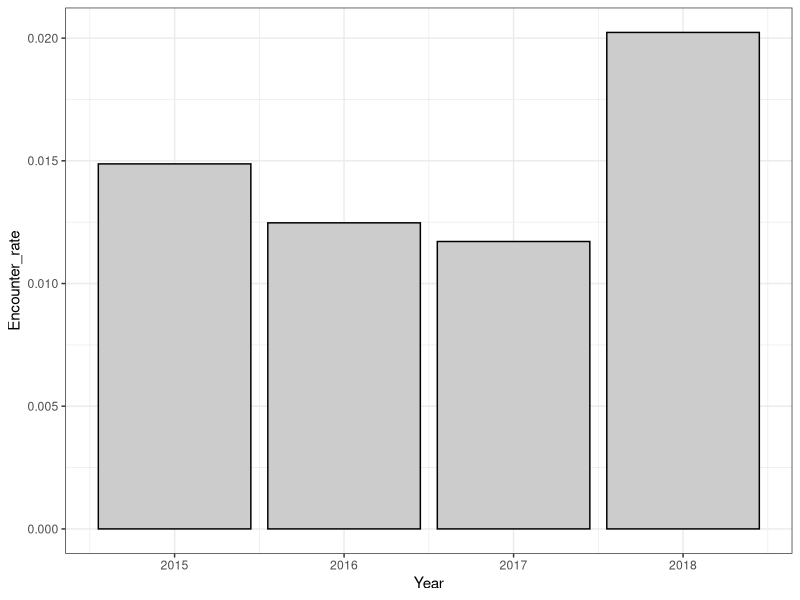
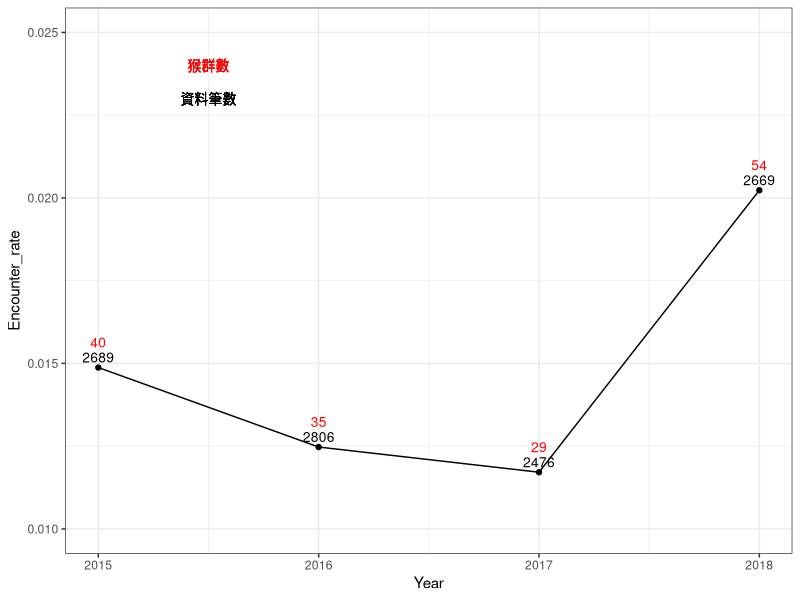
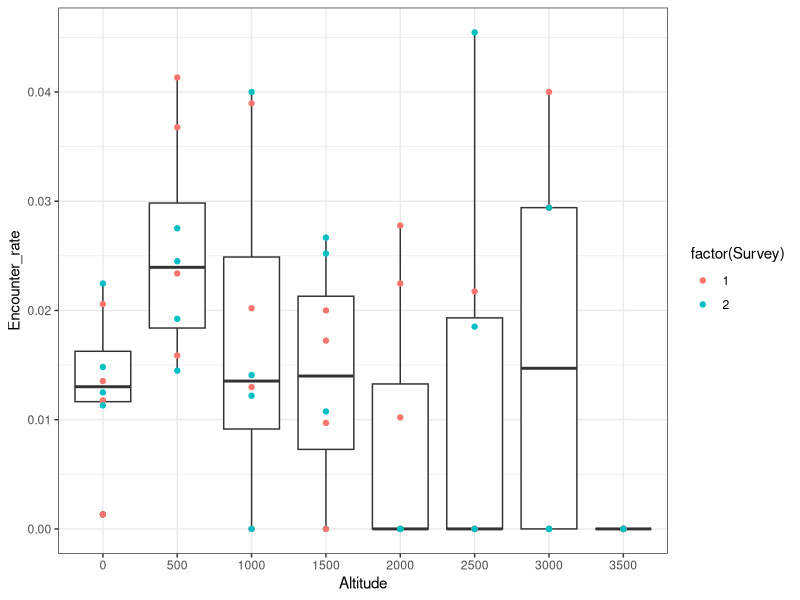
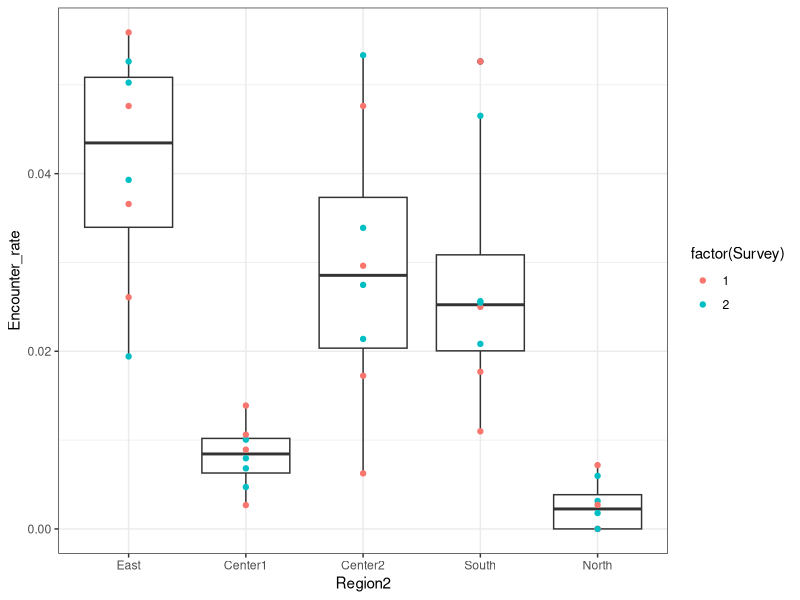
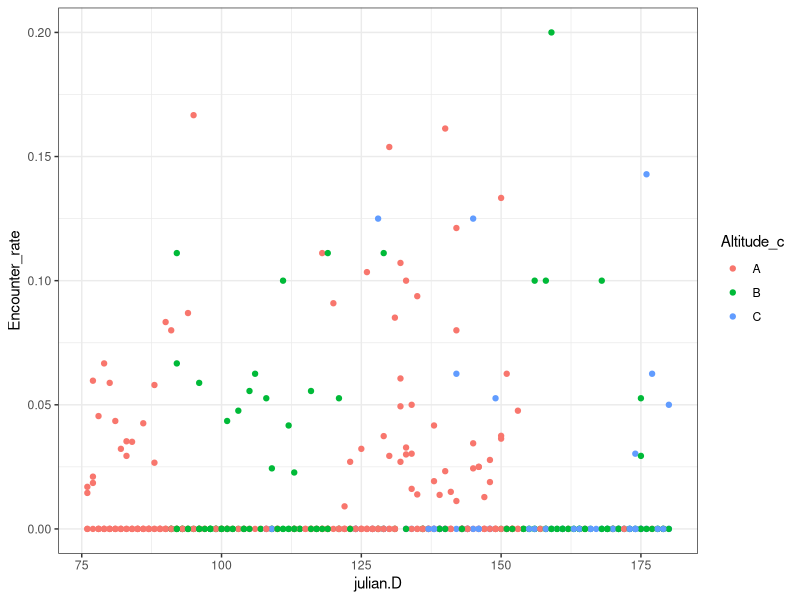
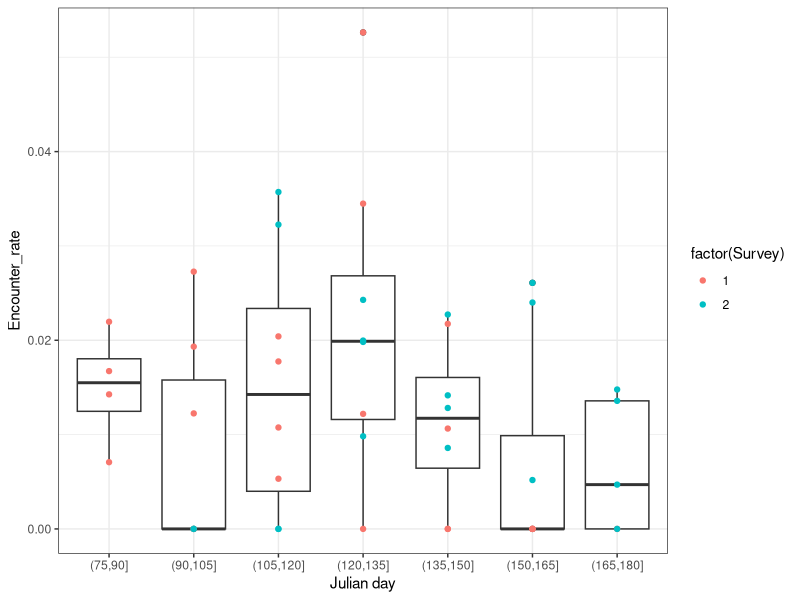
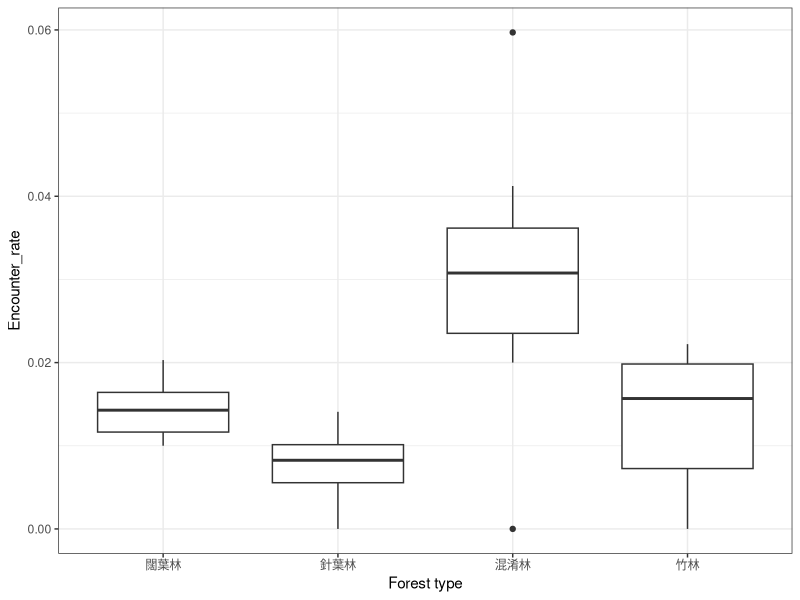
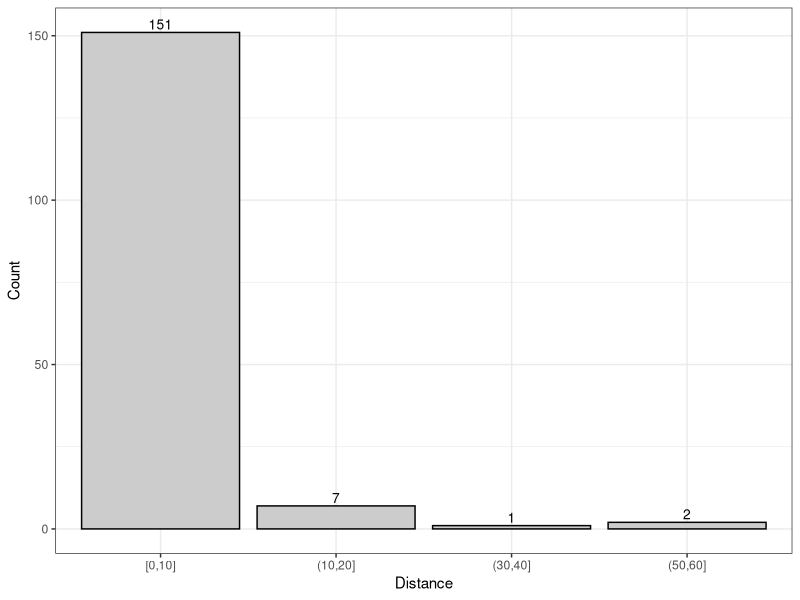

Recreate these plots in R, in order.
#---- load library

library(data.table)
library(magrittr)
library(readxl)
library(tidyr)
library(purrr)
library(dplyr)
library(writexl)
library(ggplot2)
library(lattice)
#library(reshape2)

#Original data---- 

M.data <- read_excel("./data/clean/for analysis.xlsx",
                     sheet=1) %>% setDT %>% 
  .[, DATE := as.IDate(paste(Year, Month, Day, sep = "/"))] %>% 
  .[TypeName %like% "混", TypeName.n := "混淆林"] %>% 
  .[TypeName %like% "竹林", TypeName.n := "竹林"] %>% 
  .[TypeName %like% "闊葉", TypeName.n := "闊葉林"] %>% 
  .[TypeName %like% "針葉", TypeName.n := "針葉林"] %>% 
  .[, TypeName.1 := ifelse(Distance>20, "非森林", TypeName.n)] %>% 
  .[, TypeName.1 := ordered(TypeName.1,c("闊葉林", "針葉林","混淆林","竹林","非森林"))] %>% 
  .[, County := ordered(County,
                        c("宜蘭縣","基隆市","台北市","臺北市",
                          "新北市","台北縣","臺北縣",
                          "桃園縣","桃園市","新竹市",
                          "新竹縣","苗栗縣",
                          "台中市","臺中市","台中縣","臺中縣",
                          "彰化縣","南投縣","南投市",
                          "雲林縣","嘉義縣","嘉義市",
                          "台南市","臺南市","台南縣","臺南縣",
                          "高雄縣","高雄市",
                          "屏東縣", "花蓮縣",
                          "台東縣","臺東縣"))] %>% 
  
  .[County %in% list("宜蘭縣","基隆市","台北市","臺北市",
                     "新北市","台北縣","臺北縣",
                     "桃園縣","桃園市","新竹市",
                     "新竹縣","苗栗縣"), Region := "North"] %>%
  .[County %in% list("台中市","臺中市",
                     "台中縣","臺中縣",
                     "彰化縣","南投縣","南投市",
                     "雲林縣","嘉義縣","嘉義市"), Region := "Center"] %>%
  .[County %in% list("台南市","臺南市",
                     "台南縣","臺南縣",
                     "高雄縣","高雄市",
                     "屏東縣"), Region := "South"]%>%
  .[County %in% list("花蓮縣",
                     "台東縣","臺東縣"), Region := "East"] %>% 
  .[, julian.D := yday(DATE)] %>% 
  .[, Altitude_c := substr(Site_N,1,1)] %>% setDT %>% 
  
  .[julian.D > 75 & julian.D <= 180, ] %>% 
  
  .[County %in% list("宜蘭縣","基隆市","台北市","臺北市",
                     "新北市","台北縣","臺北縣",
                     "桃園縣","桃園市","新竹市",
                     "新竹縣","苗栗縣"), Region2 := "North"] %>% 
  .[County %in% list("台中市","臺中市",
                     "台中縣","臺中縣",
                     "彰化縣","南投縣","南投市"), Region2 := "Center1"] %>% 
  .[County %in% list("雲林縣","嘉義縣","嘉義市",
                     "台南市","臺南市",
                     "台南縣","臺南縣"), Region2 := "Center2"] %>%
  .[County %in% list("高雄縣","高雄市",
                     "屏東縣"), Region2 := "South"]%>%
  .[County %in% list("花蓮縣",
                     "台東縣","臺東縣"), Region2 := "East"] 




M.data$Year %<>% as.numeric
M.data$Survey %<>% as.numeric
M.data$Point %<>% as.numeric
M.data$Macaca_sur %<>% as.numeric
M.data$Month %<>% as.numeric
M.data$Day %<>% as.numeric
M.data$Distance %<>% as.numeric


M.data %>%.[Macaca_sur %in%1,] %>% .[, .N]
M.data %>% 
  .[Year < 2019,] %>% 
  .[!(TypeName.1 %in% "非森林"),] %>% 
  .[is.na(Macaca_sur), Macaca_sur := 0] %>%
  .[Macaca_dist %in% "C", Macaca_sur := 0] %>% setDT %>%
  .[,list(TypeName)] %>%
  table %>% data.frame()
#-----------------------------------

M.data %>%  
  .[Macaca_dist %in% "C", Macaca_sur := NA] %>% 
  .[Macaca_sur %in%1,] %>%
  .[,.(ll=length(Macaca_sur),
       mm=length(unique(Site_N)),
       kk=length(unique(paste0(Site_N,"-",Point)))), by = list(Year,  County)]%>%
  dcast(.,County ~ Year , value.var = c( "ll","mm","kk"))



M.data %>%   
  .[Macaca_dist %in% "C", Macaca_sur := NA] %>% 
  .[Macaca_sur %in% 0 & !is.na(Macaca_dist),] %>% 
  .[,.(ll=length(Macaca_sur),
       mm=length(unique(Site_N)),
       kk=length(unique(paste0(Site_N,"-",Point)))), by = list(Year,  County)]%>%
  dcast(.,County ~ Year , value.var = c( "ll","mm","kk"))





M.data %>%    
  .[Macaca_dist %in% "C", Macaca_sur := NA] %>% 
  .[,.(ll=length(Macaca_sur), M = sum(Macaca_sur,na.rm=T)), by = list(Year, Survey, TypeName.1)]%>%
  dcast(.,Year + Survey ~ TypeName.1, value.var = c("ll", "M"))


#------------------------------------------
M.data %>% setDT %>% 
  .[Year < 2019,] %>% 
  .[!(TypeName.1 %in% "非森林"),] %>% 
  .[is.na(Macaca_sur), Macaca_sur := 0] %>% 
  
  .[, .(V1 = sum(Macaca_sur),.N), by= list(Year)] %>% 
  .[, Encounter_rate := V1/N] %>% 
  
  ggplot(., aes( Year, Encounter_rate)) +
  geom_bar(stat="identity", colour = "black", fill=gray(0.8)) +
  theme_bw() + 
  xlab("Year")

M.data %>% 
  .[Year < 2019,] %>% 
  .[!(TypeName.1 %in% "非森林"),] %>% 
  .[is.na(Macaca_sur), Macaca_sur := 0] %>%
  .[Macaca_dist %in% "C", Macaca_sur := 0] %>% 
  .[, .(V1 = sum(Macaca_sur),.N), by= list(Year)] %>% 
  .[, Encounter_rate := V1/N] %>% 
  
  ggplot(., aes( Year, Encounter_rate)) +
  geom_text(aes(label=V1), vjust=-2, color="red", size=3.5)+
  geom_text(aes(label=N), vjust=-0.5, color="black", size=3.5)+
  geom_text(aes(x=2015.5, y=0.024,label="猴群數"),  color="red", size=3.5)+
  geom_text(aes(x=2015.5, y=0.023,label="資料筆數"),  color="black", size=3.5)+
  geom_point()+geom_line() +
  ylim(0.010,0.025)+
  theme_bw() + 
  xlab("Year")




  

M.data %>% 
  .[Year < 2019,] %>% 
  #.[!(TypeName.1 %in% "非森林"),] %>% 
  .[is.na(Macaca_sur), Macaca_sur := 0] %>% 
  .[Macaca_sur %in% 1, .N, list(TypeName.1, Macaca_dist)] %>% 
  dcast(., TypeName.1~Macaca_dist, value.var = "N")


M.data %>% 
  .[Year < 2019,] %>% 
  .[!(TypeName.1 %in% "非森林"),] %>% 
  .[is.na(Macaca_sur), Macaca_sur := 0] %>%
  .[Macaca_dist %in% "C", Macaca_sur := 0] %>% 
  .[, Altitude_f := cut(Altitude,
                        breaks = c(seq(0,4000,500)),
                        labels = c(seq(0,3500,500)),
                        include.lowest = T)] %>% 
  .[, .(V1 = sum(Macaca_sur),.N), by= list(Year, Survey, Altitude_f)] %>% 
  .[, Encounter_rate := V1/N] %>% 

ggplot(., aes( Altitude_f, Encounter_rate)) + geom_boxplot() +
  geom_point(aes(colour = factor(Survey))) +
  theme_bw() + 
  xlab("Altitude")


M.data %>% 
  .[Year < 2019,] %>% 
  .[!(TypeName.1 %in% "非森林"),] %>% 
  .[is.na(Macaca_sur), Macaca_sur := 0] %>% 
  .[Macaca_dist %in% "C", Macaca_sur := 0] %>% 
  .[, Region2 := ordered(Region2, c("East", "Center1", "Center2", "South", "North"))] %>% 
  .[, .(V1 = sum(Macaca_sur),.N), by= list(Year, Survey, Region2)] %>% 
  .[, Encounter_rate := V1/N] %>% 

ggplot(., aes( Region2, Encounter_rate))+geom_boxplot()  +
  geom_point(aes(colour = factor(Survey))) + theme_bw()

M.data %>% 
  .[Year < 2019,] %>% 
  .[!(TypeName.1 %in% "非森林"),] %>% 
  .[is.na(Macaca_sur), Macaca_sur := 0] %>%  
  .[Macaca_dist %in% "C", Macaca_sur := 0] %>%
  .[, .(V1 = sum(Macaca_sur),.N), by= list(Year, julian.D, Altitude_c )] %>% 
  .[, Encounter_rate := V1/N] %>% 

ggplot(., aes(julian.D, Encounter_rate, colour = Altitude_c))+
  geom_point() + theme_bw()


M.data %>% 
  .[Year < 2019,] %>% 
  .[!(TypeName.1 %in% "非森林"),] %>% 
  .[is.na(Macaca_sur), Macaca_sur := 0] %>% 
  .[Macaca_dist %in% "C", Macaca_sur := 0] %>%
  .[, julian.D_f := cut(julian.D,
                        breaks = c(seq(0,210,15)),
                        include.lowest = T)] %>% 
  .[, .(V1 = sum(Macaca_sur),.N), by= list(Year, Survey, julian.D_f)] %>% 
  .[, Encounter_rate := V1/N]  %>% 

ggplot(., aes(julian.D_f, Encounter_rate))+
  geom_boxplot() +
  geom_point(aes(colour = factor(Survey))) + theme_bw() + 
  xlab("Julian day")





M.data %>% 
  .[Year < 2019,] %>% 
  .[!(TypeName.1 %in% "非森林"),] %>% 
  .[Macaca_dist %in% "C", Macaca_sur := 0] %>%
  .[is.na(Macaca_sur), Macaca_sur := 0] %>%
  .[, TypeName.1:= ordered(TypeName.1, c("闊葉林", "針葉林", "混淆林", "竹林"))] %>% 
  .[, .(V1 = sum(Macaca_sur),.N), by= list(Year, Survey, TypeName.1)]  %>% 
  .[, Encounter_rate := V1/N] %>% 
  
  ggplot(., aes( TypeName.1, Encounter_rate))+geom_boxplot() + theme_bw()+ 
  xlab("Forest type")



M.data %>%setDT %>% 
  .[Year < 2019,] %>% 
  .[Macaca_sur %in% 1,DD := cut(Distance, breaks = seq(0,100,10),
                                ordered_result = T,
                                include.lowest = T)] %>% 
  .[Macaca_sur %in% 1,.(D2 = .N), by = list(DD)] %>% 
  ggplot(., aes(x=DD, y=D2)) +
  geom_bar(stat="identity", colour = "black", fill=gray(0.8))+
  geom_text(aes(label=D2), vjust=-0.3, color="black", size=3.5)+
  theme_bw()+
  xlab("Distance")+
  ylab("Count")

  
M.data %>% 
  .[Year < 2019,] %>% 
  .[!(TypeName.1 %in% "非森林"),] %>% 
  .[is.na(Macaca_sur), Macaca_sur := 0] %>%
  .[, .(V1 = sum(Macaca_sur),.N), by= list(Year, Region2)]  %>% 
  .[, Encounter_rate := V1/N] %>% 
  
  ggplot(., aes( Year, Encounter_rate, group = Region2, col= Region2))+
  geom_point() +
  geom_line()+ 
  theme_bw()+ 
  xlab("Year")


M.data %>% 
  .[Year < 2019,] %>% 
  .[!(TypeName.1 %in% "非森林"),] %>% 
  .[is.na(Macaca_sur), Macaca_sur := 0] %>%
  .[, .(V1 = sum(Macaca_sur),.N), by= list(Year, TypeName.1)]  %>% 
  .[, Encounter_rate := V1/N] %>% 
  
  ggplot(., aes( Year, Encounter_rate, group = TypeName.1,col= TypeName.1))+
  geom_point() +
  geom_line()+ 
  theme_bw()+ 
  xlab("Year")


M.data %>% 
  .[Year < 2019,] %>% 
  .[!(TypeName.1 %in% "非森林"),] %>% 
  .[is.na(Macaca_sur), Macaca_sur := 0] %>%
  .[, .(V1 = sum(Macaca_sur),.N), by= list(Year, julian.D)]  %>% 
  .[, Encounter_rate := V1/N] %>% 
  
  ggplot(., aes( julian.D, Encounter_rate, group = factor(Year),col= factor(Year)))+
  geom_point() +
  #geom_line()+ 
  theme_bw()+ 
  xlab("julian.D")


M.data %>% 
  .[Year < 2019,] %>% 
  .[!(TypeName.1 %in% "非森林"),] %>% 
  .[is.na(Macaca_sur), Macaca_sur := 0] %>% 
  .[,list(TypeName)] %>% 
  table
